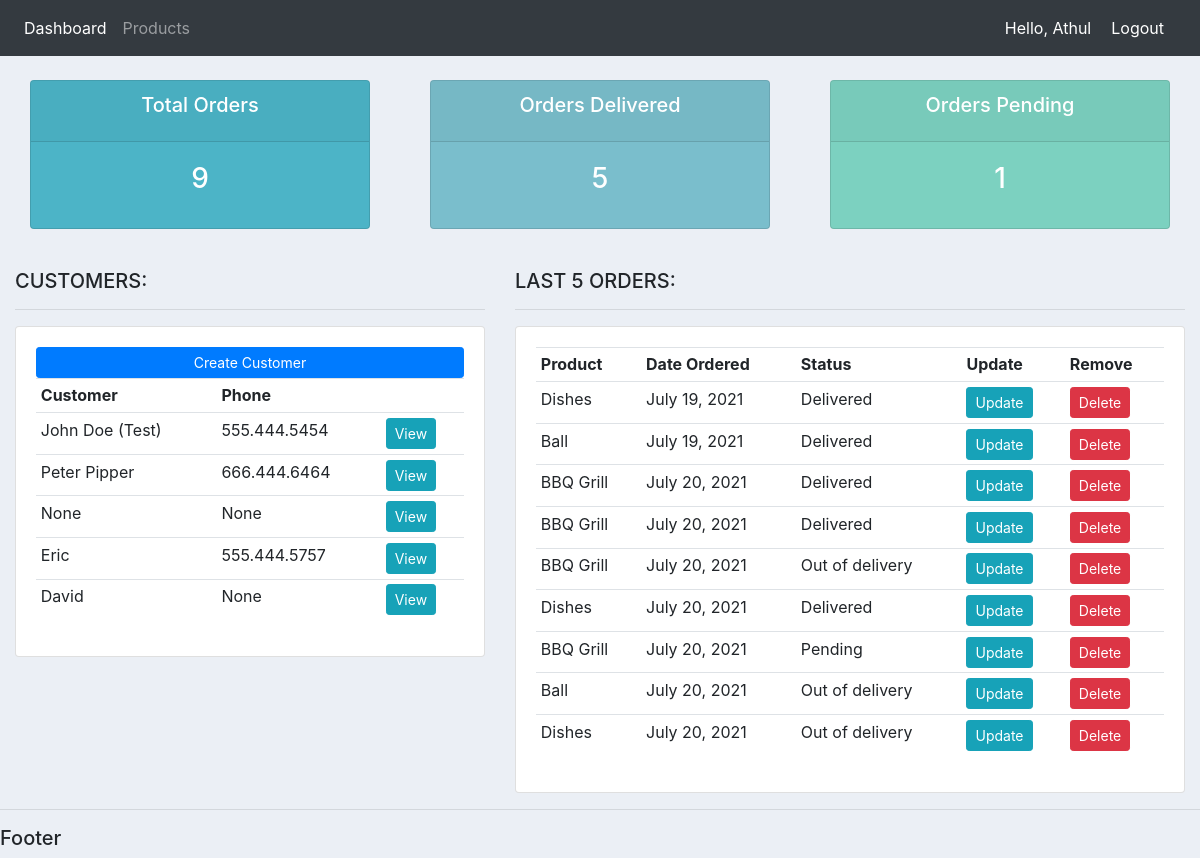
The app's page / (signed in) with its own data.
### accounts/models.py (models this page shows, shortened)
class Customer(models.Model):
    user         = models.OneToOneField(User,null=True,blank=True, on_delete=models.CASCADE)
    name         = models.CharField(max_length=200,null=True)
    phone        = models.CharField(max_length=200,null=True)
    email        = models.CharField(max_length=200,null=True)
    profile_pic  = models.ImageField(default='profile-pic1.jpg', null=True, blank=True)
    date_created = models.DateField(auto_now_add=True,null=True)

class Order(models.Model):
    STATUS       = (
                    ('Pending','Pending'),
                    ('Out of delivery','Out of delivery'),
                    ('Delivered','Delivered')
                    )
    product      = models.ForeignKey(Product,null=True,on_delete=models.SET_NULL)
    customer     = models.ForeignKey(Customer, null=True,on_delete=models.SET_NULL)
    status       = models.CharField(max_length=200,null=True,choices=STATUS)
    date_created = models.DateField(auto_now_add=True,null=True)
    note         = models.CharField(max_length=1000,null=True)

class Product(models.Model):
    CATEGORY     = (
                    ('Indoor','Indoor'),
                    ('Out Door','Out Door'),
                    )
    name         = models.CharField(max_length=200,null=True)
    price        = models.FloatField(max_length=200,null=True)
    category     = models.CharField(max_length=200,null=True,choices=CATEGORY)
    description  = models.CharField(max_length=200,null=True,blank=True)
    date_created = models.DateField(auto_now_add=True,null=True)
    tags         = models.ManyToManyField(Tag)
    def __str__(self):
        return self.name

### accounts/decorators.py (the view)
    def wrapper_func(request, *args, **kwargs):
        group = None
        if request.user.groups.exists():
            group = request.user.groups.all()[0].name
        if group == 'customer':
            return redirect('user-page')
        if group == 'admin':
            return view_func(request, *args, **kwargs)

### accounts/views.py (called while the page is built)
@login_required(login_url='login')
@admin_only
def home(request):
    orders          = Order.objects.all()
    customers       = Customer.objects.all()
    total_customers = customers.count()
    total_orders    = orders.count()
    delivered       = orders.filter(status='Delivered').count()
    pending         = orders.filter(status='Pending').count()
    context         = {
                        'orders'          : orders,
                        'customers'       : customers,
                        'total_orders'    : total_orders,
                        'delivered'       : delivered,
                        'pending'         : pending,
                        'total_customers' : total_customers
                    }
    return render(request,'accounts/dashboard.html', context)

### accounts/templates/accounts/dashboard.html
{% extends 'accounts/main.html' %}
{% block content %}
{% include 'accounts/status.html' %}
<br>
<div class="row">
    <div class="col-md-5">
        <h5>CUSTOMERS:</h5>
        <hr>
        <div class="card card-body">
            <a class="btn btn-primary btn-sm btn-block" href="">Create Customer</a>
            <table class="table table-sm">
                <tr>
                    <th>Customer</th>
                    <th>Phone</th>
                    <th></th>
                </tr>
                {% for customer in customers%}
                    <tr>
                        <td>{{customer.name}}</td>
                        <td>{{customer.phone}}</td>
                        <td><a  class="btn btn-sm btn-info" href="{% url 'customer' customer.id %}">View</a></td>
                    </tr>
                {% endfor %}
            </table>
        </div>
    </div>
    <div class="col-md-7">
        <h5>LAST 5 ORDERS:</h5>
        <hr>
        <div class="card card-body">
            <table class="table table-sm">
                <tr>
                    <th>Product</th>
                    <th>Date Ordered</th>
                    <th>Status</th>
                    <th>Update</th>
                    <th>Remove</th>
                </tr>
                {% for order in orders%}
                    <tr>
                        <td>{{order.product}}</td>
                        <td>{{order.date_created}}</td>
                        <td>{{order.status}}</td>
                        <td><a  class="btn btn-sm btn-info" href="{% url 'update_order' order.id %}">Update</a></td>
                        <td><a  class="btn btn-sm btn-danger" href="{% url 'delete_order' order.id %}">Delete</a></td>
                    </tr>
                {% endfor %}
            </table>
        </div>
    </div>
</div>
{% endblock %}

### accounts/templates/accounts/main.html (shortened to what this page needs)
{% load static %}
<!DOCTYPE html>
<html lang="en">
<head>
    <link rel="stylesheet" href="https://stackpath.bootstrapcdn.com/bootstrap/4.3.1/css/bootstrap.min.css">
    <link rel="stylesheet" type="text/css" href="{% static '/css/main.css' %}">
</head>
<body>
    {% include 'accounts/navbar.html' %}
    <div class="container-fluid">
        {% block content %}
        {% endblock %}
    </div>
    <hr>
    <h5>Footer</h5>
</body>
</html>

### accounts/templates/accounts/navbar.html (shortened to what this page needs)
{% load static %}
<nav class="navbar navbar-expand-lg navbar-dark bg-dark">
    <div class="collapse navbar-collapse" id="navbarNav">
        <ul class="navbar-nav">
            {% if request.user.is_staff %}
            <li class="nav-item active">
                <a class="nav-link" href="{% url 'home' %}">Dashboard</a>
            </li>
            <li class="nav-item">
                <a class="nav-link" href="{% url 'products' %}">Products</a>
            </li>
            {% else %}
            <li class="nav-item">
                <a class="nav-link" href="{% url 'account' %}">Settings</a>
            </li>
            {% endif %}
        </ul>
    </div>
    <span class="hello-msg">Hello, {{request.user | title}}</span>
    <span><a class="hello-msg" href="{% url 'logout' %}">Logout</a></span>
</nav>

### accounts/templates/accounts/status.html
<br>
<div class="row">
    <div class="col">
        <div class="col-md">
            <div class="card text-center text-white mb-3" id="total-orders">
                <div class="card-header">
                    <h5 class="card-title">Total Orders</h5>
                </div>
                <div class="card-body">
                    <h3 class="card-title">{{total_orders}}</h3>
                </div>
            </div>
        </div>
    </div>
    <div class="col">
        <div class="col-md">
            <div class="card text-center text-white mb-" id="orders-delivered">
                <div class="card-header">
                    <h5 class="card-title">Orders Delivered</h5>
                </div>
                <div class="card-body">
                    <h3 class="card-title">{{delivered}}</h3>
                </div>
            </div>
        </div>
    </div>
    <div class="col">
        <div class="col-md">
            <div class="card text-center text-white mb" id="orders-pending">
                <div class="card-header">
                    <h5 class="card-title">Orders Pending</h5>
                </div>
                <div class="card-body">
                    <h3 class="card-title">{{pending}}</h3>
                </div>
            </div>
        </div>
    </div>
</div>

### static/css/main.css (style rules this page uses)
body { background-color: #ebeff5; }
#total-orders { background-color: #4cb4c7; }
#orders-delivered { background-color: #7abecc; }
#orders-pending { background-color: #7CD1C0; }

### accounts/templates/accounts/navbar.html (style rules this page uses)
.hello-msg { font: size 18px; color:#fff; margin-right: 20px; }

### records on screen
Customer: name "John Doe (Test)", phone "555.444.5454"
Customer: name "Peter Pipper", phone "666.444.6464"
Customer: name "None", phone "None"
Customer: name "Eric", phone "555.444.5757"
Customer: name "David", phone "None"
Order: product "Dishes", date_created "July 19, 2021", status "Delivered"
Order: product "Ball", date_created "July 19, 2021", status "Delivered"
Order: product "BBQ Grill", date_created "July 20, 2021", status "Delivered"
Order: product "BBQ Grill", date_created "July 20, 2021", status "Delivered"
Order: product "BBQ Grill", date_created "July 20, 2021", status "Out of delivery"
Order: product "Dishes", date_created "July 20, 2021", status "Delivered"
Order: product "BBQ Grill", date_created "July 20, 2021", status "Pending"
Order: product "Ball", date_created "July 20, 2021", status "Out of delivery"
Order: product "Dishes", date_created "July 20, 2021", status "Out of delivery"

### other values on screen
{{ request.user | title }} "Athul"
{{ total_orders }} "9"
{{ delivered }} "5"
{{ pending }} "1"
